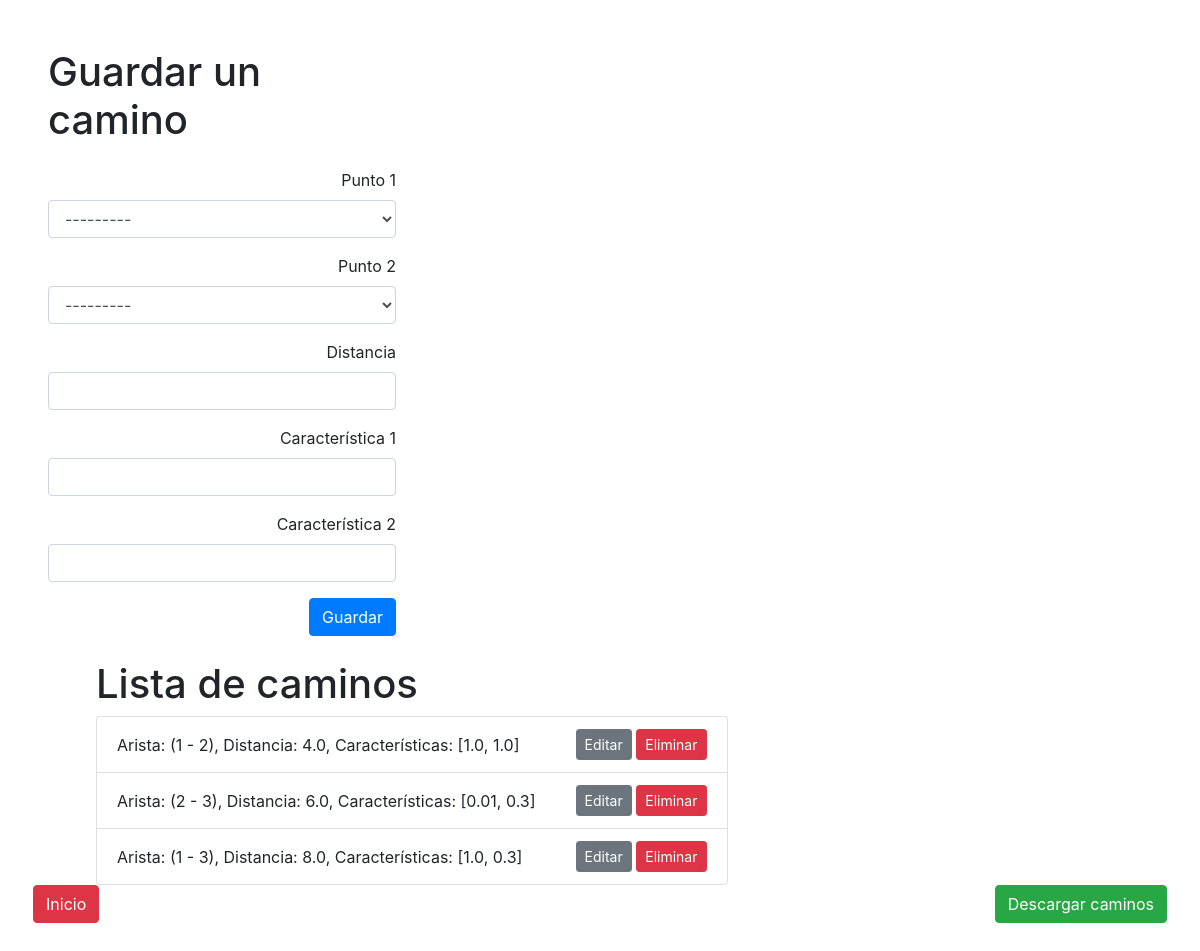
/create_edge/, run on the app's committed database.
### myapp/models.py (models this page shows, shortened)
class Edge(models.Model):
    point1 = models.ForeignKey(Point, related_name='edges_from', on_delete=models.CASCADE)
    point2 = models.ForeignKey(Point, related_name='edges_to', on_delete=models.CASCADE)
    distance = models.FloatField()
    characteristics = models.JSONField(default=list)
    class Meta:
        unique_together = ('point1', 'point2')

class Point(models.Model):
    x = models.FloatField()
    y = models.FloatField()
    height = models.FloatField()
    point_id = models.IntegerField(unique=True)
    characteristics = models.JSONField(default=list)
    def __str__(self):
        return f"Point: {self.point_id}, location: ({self.x} ; {self.y})"

### myapp/views.py (the view)
# urls.py: path('create_edge/', views.create_edge, name='create_edge'),
def create_edge(request, edgeId=None):
    if edgeId:
        edge = get_object_or_404(Edge, id=edgeId)
    else:
        edge = None
    if request.method == 'POST':
        form = EdgeForm(request.POST, instance=edge)
        if form.is_valid():
            form.save()
            return JsonResponse({'success': True})
        else:
            return JsonResponse({'success': False, 'errors': form.errors})
    else:
        form = EdgeForm(instance=edge)
    edges = Edge.objects.all()
    return render(request, 'create_edge.html', {'form': form, 'edges':edges, 'edge':edge})

### myapp/forms.py (shortened to what this page needs)
class EdgeForm(forms.ModelForm):
    characteristic_1 = forms.FloatField(label='Characteristic 1', validators=[validate_decimal_range])
    characteristic_2 = forms.FloatField(label='Characteristic 2', validators=[validate_decimal_range])
    class Meta:
        model = Edge
        fields = ['point1', 'point2', 'distance']
    def __init__(self, *args, **kwargs):
        super(EdgeForm, self).__init__(*args, **kwargs)
        if self.instance and self.instance.characteristics:
            characteristics = self.instance.characteristics
            self.fields['characteristic_1'].initial = characteristics[0] if len(characteristics) > 0 else None
            self.fields['characteristic_2'].initial = characteristics[1] if len(characteristics) > 1 else None

### myapp/templates/create_edge.html (shortened to what this page needs)
<!DOCTYPE html>
<html class="h-100">
    <head>
        <link href="https://stackpath.bootstrapcdn.com/bootstrap/4.5.2/css/bootstrap.min.css" rel="stylesheet">
        {% load widget_tweaks %}
    </head>
    <body class="p-5">
        <div class="row">
            <div class="col-md-4 mr-5">
                <h1 class="mb-4">Guardar un camino</h1>
                <form method="post" action="{% if edge %}{% url 'edit_edge' edge.id %}{% else %}{% url 'create_edge' %}{% endif %}" onsubmit="handleFormSubmit(event)" class="mb-4 text-right">
                    <div class="form-group">
                        <label for="id_point1">Punto 1</label>
                        {{ form.point1|add_class:"form-control" }}
                    </div>
                    <div class="form-group">
                        <label for="id_point2">Punto 2</label>
                        {{ form.point2|add_class:"form-control" }}
                    </div>
                    <div class="form-group">
                        <label for="id_distance">Distancia</label>
                        {{ form.distance|add_class:"form-control" }}
                    </div>
                    <div class="form-group">
                        <label for="id_characteristic_1">Característica 1</label>
                        {{ form.characteristic_1|add_class:"form-control" }}
                    </div>
                    <div class="form-group">
                        <label for="id_characteristic_2">Característica 2</label>
                        {{ form.characteristic_2|add_class:"form-control" }}
                    </div>
                    <button type="submit" class="btn btn-primary">Guardar</button>
                </form>
            </div>
            <div class="col-md-7 ml-5">
                <h1>Lista de caminos</h2>
                <ul class="list-group">
                    {% for edge in edges %}
                        <li class="list-group-item d-flex justify-content-between align-items-center">
                            Arista: ({{ edge.point1.point_id }} - {{ edge.point2.point_id }}),  Distancia: {{ edge.distance }},  Características: {{ edge.characteristics }}
                            <span>
                                <a href="{% url 'edit_edge' edge.id %}" class="btn btn-secondary btn-sm">Editar</a>
                                <a href="#" onclick="handleDelete(event, {{ edge.id }})" class="btn btn-danger btn-sm">Eliminar</a>
                            </span>
                        </li>
                    {% endfor %}
                </ul>
            </div>
            <div class="d-flex justify-content-between w-100">
                <button class="btn btn-danger" onclick="window.location.href='http://127.0.0.1:8000/'">Inicio</button>
                <button class="btn btn-success" onclick="saveEdges()">Descargar caminos</button>
            </div>
        </div>
    </body>
</html>

### data on the page
Edge: point1.point_id "1", point2.point_id "2", distance "4.0", characteristics "[1.0, 1.0]"
Edge: point1.point_id "2", point2.point_id "3", distance "6.0", characteristics "[0.01, 0.3]"
Edge: point1.point_id "1", point2.point_id "3", distance "8.0", characteristics "[1.0, 0.3]"
